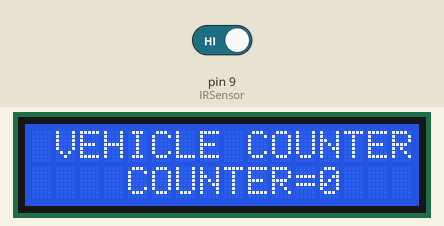
Bench run of a sketch on a simulated Arduino Uno, built with avr-gcc and run on an emulated ATmega328P. Shown: 16×2 character LCD. The test bench sets the inputs (shaded band); at power-on: pin 9 (IRSensor) HIGH. What the sketch prints to the serial monitor is not drawn.

Above: at 1.2 s.
1.3 s: pin 9 (IRSensor) driven LOW
At 1.7 s:
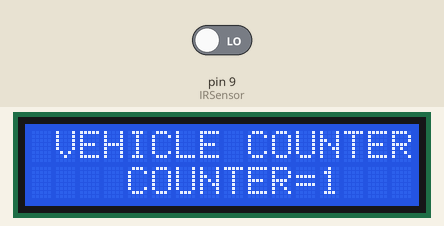
At 2.2 s:
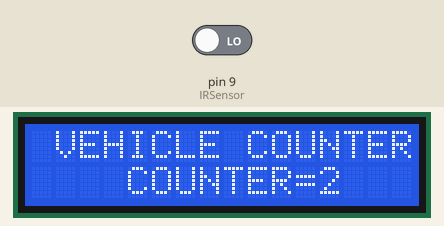
Timing chart, 0 to 4.3 s (numbered marks = the images above; inputs shaded):
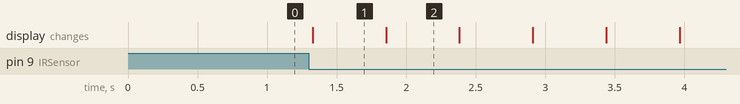

The sketch:

vehicle_counter.ino
```cpp
#include <LiquidCrystal_I2C.h>

LiquidCrystal_I2C lcd(0x27,16,2);
int IRSensor = 9;
int counter = 0;

void setup() {
  Serial.begin(9600);
  pinMode(IRSensor, INPUT);
  lcd.init();
  lcd.clear();
  lcd.backlight();

  lcd.setCursor(1,0);
  lcd.print("VEHICLE COUNTER");

  lcd.setCursor(4,1);
  lcd.print("COUNTER=");

  lcd.setCursor(12,1);
  lcd.print(counter);
}

void loop() {
  int sensorStatus = digitalRead(IRSensor);
  if (sensorStatus == 0)
{
  counter += 1;
  Serial.println(counter);
  lcd.clear();
  lcd.setCursor(1,0);
  lcd.print("VEHICLE COUNTER");

  lcd.setCursor(4,1);
  lcd.print("COUNTER=");

  lcd.setCursor(12,1);
  lcd.print(counter);
  delay(500);
  }
}
```

Measured:
- after the input at 1.3 s, the display: changes at once (image 1)
- what the display in image 1 shows lasts 0.6 s, from 1.3 s to 1.9 s
